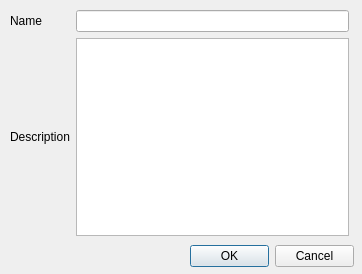
<?xml version="1.0" encoding="UTF-8"?>
<ui version="4.0">
 <class>Dialog</class>
 <widget class="QDialog" name="Dialog">
  <property name="windowModality">
   <enum>Qt::ApplicationModal</enum>
  </property>
  <property name="geometry">
   <rect>
    <x>0</x>
    <y>0</y>
    <width>362</width>
    <height>274</height>
   </rect>
  </property>
  <property name="windowTitle">
   <string>Bookmark Dialog</string>
  </property>
  <widget class="QDialogButtonBox" name="buttonBox">
   <property name="geometry">
    <rect>
     <x>190</x>
     <y>240</y>
     <width>164</width>
     <height>32</height>
    </rect>
   </property>
   <property name="orientation">
    <enum>Qt::Horizontal</enum>
   </property>
   <property name="standardButtons">
    <set>QDialogButtonBox::Cancel|QDialogButtonBox::Ok</set>
   </property>
   <property name="centerButtons">
    <bool>false</bool>
   </property>
  </widget>
  <widget class="QWidget" name="">
   <property name="geometry">
    <rect>
     <x>10</x>
     <y>10</y>
     <width>339</width>
     <height>226</height>
    </rect>
   </property>
   <layout class="QGridLayout" name="gridLayout">
    <item row="0" column="0">
     <widget class="QLabel" name="label">
      <property name="text">
       <string>Name</string>
      </property>
      <property name="buddy">
       <cstring>NameEditor</cstring>
      </property>
     </widget>
    </item>
    <item row="0" column="1">
     <widget class="QLineEdit" name="NameEditor"/>
    </item>
    <item row="1" column="0">
     <widget class="QLabel" name="label_2">
      <property name="text">
       <string>Description</string>
      </property>
      <property name="buddy">
       <cstring>DescriptionEditor</cstring>
      </property>
     </widget>
    </item>
    <item row="1" column="1">
     <widget class="QPlainTextEdit" name="DescriptionEditor"/>
    </item>
   </layout>
  </widget>
 </widget>
 <resources/>
 <connections>
  <connection>
   <sender>buttonBox</sender>
   <signal>accepted()</signal>
   <receiver>Dialog</receiver>
   <slot>accept()</slot>
   <hints>
    <hint type="sourcelabel">
     <x>248</x>
     <y>254</y>
    </hint>
    <hint type="destinationlabel">
     <x>157</x>
     <y>274</y>
    </hint>
   </hints>
  </connection>
  <connection>
   <sender>buttonBox</sender>
   <signal>rejected()</signal>
   <receiver>Dialog</receiver>
   <slot>reject()</slot>
   <hints>
    <hint type="sourcelabel">
     <x>316</x>
     <y>260</y>
    </hint>
    <hint type="destinationlabel">
     <x>286</x>
     <y>274</y>
    </hint>
   </hints>
  </connection>
 </connections>
</ui>
